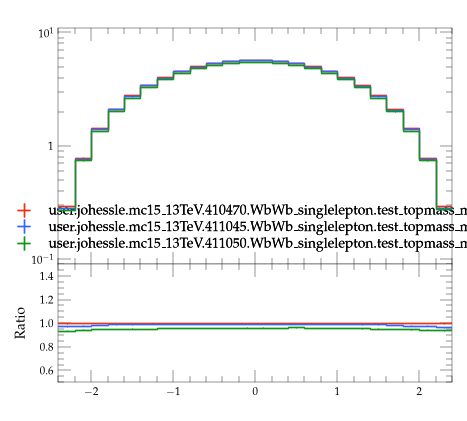

Recreate this plot in Python.
#! /usr/bin/env python3

# This Python script was auto-generated using YODA v2.1.2.
# Analysis object: /WbWb_singlelepton/y_whad
# Timestamp: 07-08-2026 (09:16:02)

import matplotlib as mpl
import matplotlib.pyplot as plt
mpl.use('Agg') # comment out for interactive use
import os
import numpy as np
from numpy import nan, inf

plotDir = os.path.split(os.path.realpath(__file__))[0]
if 'YODA_USER_PLOT_PATH' in globals():
    plot_outdir = globals()['YODA_USER_PLOT_PATH']
else:
    plot_outdir = plotDir

#plot style
plt.style.use(os.path.join(plotDir, '../default.mplstyle'))
# plot metadata
figW, figH = plt.rcParams['figure.figsize']
ax_xLabel = ''
ax_yLabel = ''
ax_title  = ''
ax_xScale = 'linear'
ax_yScale = 'log'
xLims = (-2.4, 2.4)
yLims = (0.09000000000000001, 11.0)

# TeX-friendly labels for the legend
labels = {
  'legend' : ([ r"user.johessle.mc15\_13TeV.410470.WbWb\_singlelepton.test\_topmass\_mppui", r"user.johessle.mc15\_13TeV.411045.WbWb\_singlelepton.test\_topmass\_mppui", r"user.johessle.mc15\_13TeV.411050.WbWb\_singlelepton.test\_topmass\_mppui" ], r""),
}

# Adjust canvas width and height
canvasW = 10.0
canvasH = 9.0
figW *= canvasW/10.
figH *= canvasH/9.

# Create figure and axis objects
fig, (ax, ratio0_ax) = plt.subplots(2, 1, sharex=True,
                  figsize=(figW,figH), gridspec_kw={'height_ratios': (6.0, 3.0)})

# Set figure margins
plt.subplots_adjust(
    left   = 1.0 * plt.rcParams['figure.subplot.left'],
    right  = 1.0 * plt.rcParams['figure.subplot.right'],
    top    = 1.0 * plt.rcParams['figure.subplot.top'],
    bottom = 1.0 * plt.rcParams['figure.subplot.bottom'])

ratio0_ax.yaxis.set_major_locator(mpl.ticker.MultipleLocator(0.2))
ratio0_ax.set_ylim(0.5, 1.4999)
ratio0_ax.set_ylabel('Ratio')

# the numerical data is stored in a separate file
dataf = dict()
prefix = os.path.split(__file__)[0]
if prefix:    prefix = prefix + '/'
exec(open(prefix+'y_whad__data.py').read(), dataf)


legend_handles = dict() # keep track of handles for the legend

# style options for curves
# starts at zorder>=5 to draw curve on top of legend
styles = {
  'user.johessle.mc15_13TeV.410470.WbWb_singlelepton.test_topmass_mppui.yoda': {
    'color' : '#EE3311',
    'linestyle' : '-',
    'lineopacity' : 1.0,
    'linewidth' : 1,
    'marker' : 'none',
    'markersize' : 2,
    'capsize' : 0.0,
    'zorder' : 5,
    'histstyle' : 1,
    'drawstyle' : 'steps-pre',
    'xerrorbars' : 1,
    'yerrorbars' : 1,
    'fillcolor' : None,
    'fillopacity' : 1.0,
    'ratio0_linestyle' : '-',
    'ratio0_lineopacity' : 1.0,
    'ratio0_linewidth' : 1,
    'ratio0_marker' : 'none',
    'ratio0_markersize' : 2,
    'ratio0_capsize' : 0.0,
    'ratio0_zorder' : 5,
    'ratio0_histstyle' : 1,
    'ratio0_drawstyle' : 'steps-pre',
    'ratio0_xerrorbars' : 1,
    'ratio0_yerrorbars' : 1,
  },
  'user.johessle.mc15_13TeV.411045.WbWb_singlelepton.test_topmass_mppui.yoda': {
    'color' : '#3366FF',
    'linestyle' : '-',
    'lineopacity' : 1.0,
    'linewidth' : 1,
    'marker' : 'none',
    'markersize' : 2,
    'capsize' : 0.0,
    'zorder' : 6,
    'histstyle' : 1,
    'drawstyle' : 'steps-pre',
    'xerrorbars' : 1,
    'yerrorbars' : 1,
    'fillcolor' : None,
    'fillopacity' : 1.0,
    'ratio0_linestyle' : '-',
    'ratio0_lineopacity' : 1.0,
    'ratio0_linewidth' : 1,
    'ratio0_marker' : 'none',
    'ratio0_markersize' : 2,
    'ratio0_capsize' : 0.0,
    'ratio0_zorder' : 6,
    'ratio0_histstyle' : 1,
    'ratio0_drawstyle' : 'steps-pre',
    'ratio0_xerrorbars' : 1,
    'ratio0_yerrorbars' : 1,
  },
  'user.johessle.mc15_13TeV.411050.WbWb_singlelepton.test_topmass_mppui.yoda': {
    'color' : '#109618',
    'linestyle' : '-',
    'lineopacity' : 1.0,
    'linewidth' : 1,
    'marker' : 'none',
    'markersize' : 2,
    'capsize' : 0.0,
    'zorder' : 7,
    'histstyle' : 1,
    'drawstyle' : 'steps-pre',
    'xerrorbars' : 1,
    'yerrorbars' : 1,
    'fillcolor' : None,
    'fillopacity' : 1.0,
    'ratio0_linestyle' : '-',
    'ratio0_lineopacity' : 1.0,
    'ratio0_linewidth' : 1,
    'ratio0_marker' : 'none',
    'ratio0_markersize' : 2,
    'ratio0_capsize' : 0.0,
    'ratio0_zorder' : 7,
    'ratio0_histstyle' : 1,
    'ratio0_drawstyle' : 'steps-pre',
    'ratio0_xerrorbars' : 1,
    'ratio0_yerrorbars' : 1,
  },
}

# curve from input yoda files in main panel
for label, yvals in dataf['yvals'].items():
    if all(np.isnan(v) for v in dataf['yvals'][label]):
        continue
    tmp = None
    if styles[label]['histstyle']: # draw as histogram
        xpos = dataf['xedges'][label] if styles[label]['drawstyle'] else dataf['xpoints'][label]
        ypos = np.insert(yvals, 0, yvals[0]) if styles[label]['drawstyle'] else yvals
        if styles[label]['fillcolor']: # fill area below curve
            ax.fill_between(xpos, ypos, step='pre',
                            color=styles[label]['fillcolor'],
                            alpha=styles[label]['fillopacity'])
        tmp, = ax.plot(xpos, ypos,
                       color=styles[label]['color'],
                       linestyle=styles[label]['linestyle'],
                       alpha=styles[label]['lineopacity'],
                       linewidth=styles[label]['linewidth'],
                       drawstyle=styles[label]['drawstyle'], solid_joinstyle='miter',
                       zorder=styles[label]['zorder'], label=label)
    tmp = ax.errorbar(dataf['xpoints'][label], yvals,
                      xerr=np.array(dataf['xerrs'][label])*styles[label]['xerrorbars'],
                      yerr=np.array(dataf['yerrs'][label])*styles[label]['yerrorbars'],
                      fmt=styles[label]['marker'], capsize=styles[label]['capsize'],
                      alpha=styles[label]['lineopacity'],
                      markersize=styles[label]['markersize'],
                      ecolor=styles[label]['color'],
                      color=styles[label]['color'], zorder=styles[label]['zorder'])
    tmp[-1][0].set_linestyle(styles[label]['linestyle'])
    tmp[-1][0].set_linewidth(styles[label]['linewidth'])
    if label in dataf['add_legend_handle']:  legend_handles[label] = tmp
    for varLabel in dataf['variation_yvals'].keys():
        if varLabel.startswith(label):
            tmp, = ax.plot(dataf['xedges'][label], dataf['variation_yvals'][varLabel],
                           color=styles[label]['color'],
                           linestyle=styles[label]['linestyle'],
                           linewidth=styles[label]['linewidth'],
                           drawstyle='steps-pre', solid_joinstyle='miter',
                           zorder=styles[label]['zorder'], alpha=0.5)


# plots on ratio panel
# curve from input yoda files in ratio panel
for label, yvals in dataf['ratio0_yvals'].items():
    if all(np.isnan(v) for v in yvals):
        continue
    if styles[label]['ratio0_histstyle']: # plot as histogram
        xpos = dataf['xedges']['user.johessle.mc15_13TeV.410470.WbWb_singlelepton.test_topmass_mppui.yoda'] if styles[label]['ratio0_drawstyle'] else dataf['xpoints']['user.johessle.mc15_13TeV.410470.WbWb_singlelepton.test_topmass_mppui.yoda']
        ypos = np.insert(yvals, 0, yvals[0]) if styles[label]['ratio0_drawstyle'] else yvals
        ratio0_ax.plot(xpos, ypos,
                       color=styles[label]['color'],
                       linewidth=styles[label]['linewidth'],
                       linestyle=styles[label]['ratio0_linestyle'],
                       alpha=styles[label]['ratio0_lineopacity'],
                       drawstyle=styles[label]['ratio0_drawstyle'], zorder=styles[label]['zorder'],
                       solid_joinstyle='miter')
    tmp = ratio0_ax.errorbar(dataf['xpoints']['user.johessle.mc15_13TeV.410470.WbWb_singlelepton.test_topmass_mppui.yoda'], yvals,
                             xerr=np.array(dataf['ref_xerrs'])*styles[label]['ratio0_xerrorbars'],
                             yerr=np.array(dataf['ratio0_yerrs'][label])*styles[label]['ratio0_yerrorbars'],
                             fmt=styles[label]['ratio0_marker'], capsize=styles[label]['ratio0_capsize'],
                             alpha=styles[label]['ratio0_lineopacity'],
                             markersize=styles[label]['ratio0_markersize'],
                             ecolor=styles[label]['color'],
                             color=styles[label]['color'])
    tmp[-1][0].set_linestyle(styles[label]['ratio0_linestyle'])
    tmp[-1][0].set_linewidth(styles[label]['ratio0_linewidth'])

    for varlabel in dataf['ratio0_variation_vals'].keys():
        if varlabel.startswith(label):
            ratio0_ax.plot(dataf['xedges']['user.johessle.mc15_13TeV.410470.WbWb_singlelepton.test_topmass_mppui.yoda'],
                            dataf['ratio0_variation_vals'][varlabel],
                            color=styles[label]['color'],
                            linestyle=styles[label]['linestyle'],
                            linewidth=styles[label]['linewidth'],
                            drawstyle='steps-pre', solid_joinstyle='miter',
                            zorder=1, alpha=0.5)

legend_items = list(legend_handles.values())
ax.add_artist(ax.legend(legend_items,
                        labels['legend'][0],
                        title=labels['legend'][1],
                        alignment='left',
                        loc='lower center',
                        bbox_to_anchor=(0.5, 0.0)))

# set plot metadata as defined above
ratio0_ax.set_xlabel(ax_xLabel)
ratio0_ax.xaxis.set_label_coords(1., -0.15)
ax.set_ylabel(ax_yLabel, ha='right', va='top')
ax.yaxis.set_label_coords(-0.11, 1.0)
ax.set_title(ax_title, loc='left')
ax.set_xscale(ax_xScale)
ax.set_yscale(ax_yScale)
ratio0_ax.set_yscale('linear')
ax.set_xlim(xLims)
ax.set_ylim(yLims)

# tick formatting
plt.rcParams['xtick.top'] = True
plt.rcParams['ytick.right'] = True
ax.yaxis.set_major_locator(mpl.ticker.LogLocator(base=10.0, numticks=np.inf))
ax.yaxis.set_minor_locator(mpl.ticker.LogLocator(
                           base=10.0, subs=np.arange(0.1, 1, 0.1), numticks=np.inf))
fig.align_ylabels((ax, ratio0_ax))
plt.savefig(os.path.join(plot_outdir, 'y_whad.pdf'), format='PDF')
plt.savefig(os.path.join(plot_outdir, 'y_whad.png'), format='PNG')

plt.close(fig)
